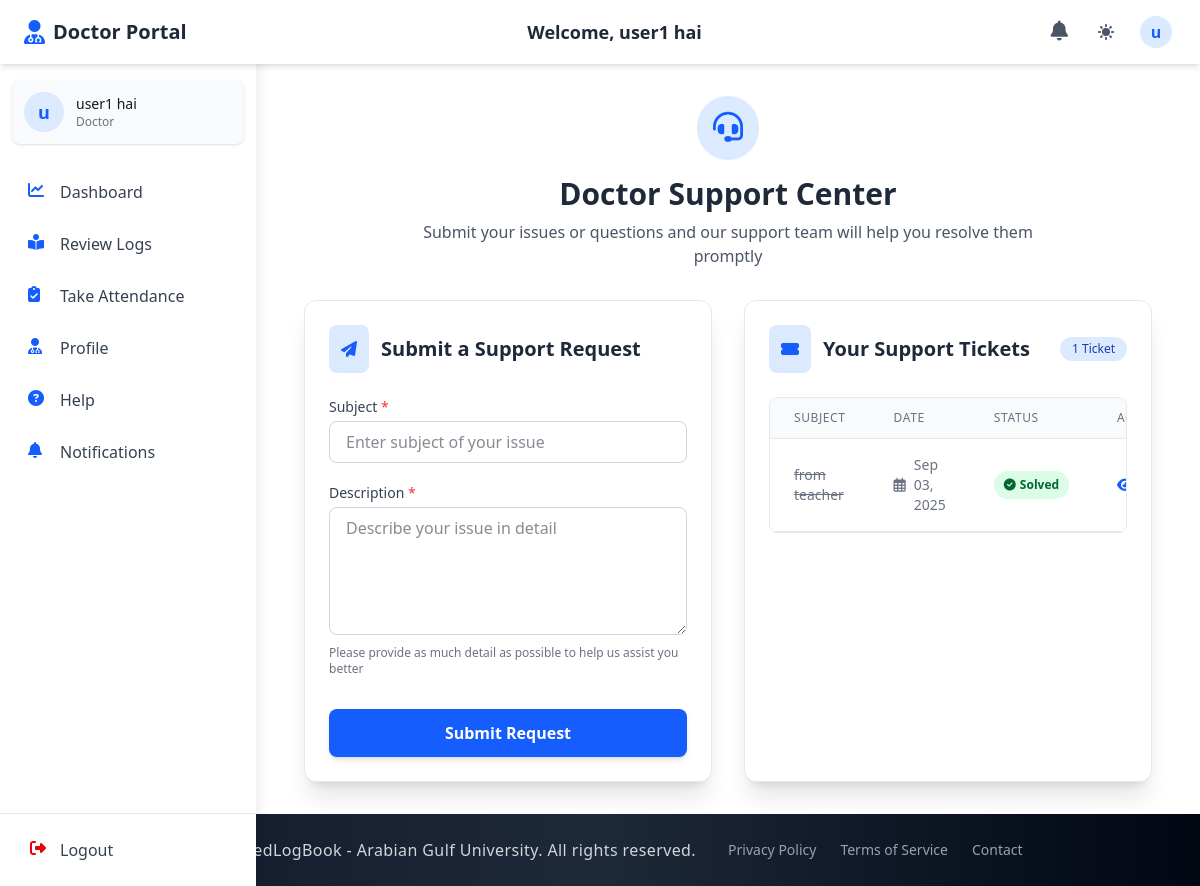
The page /doctors/doctor_help/ (signed in) on the database its author committed.
### accounts/models.py (models this page shows, shortened)
class CustomUser(AbstractUser):
    email = models.EmailField(unique=True)
    first_name = models.CharField(max_length=150, blank=True)
    last_name = models.CharField(max_length=150, blank=True)
    profile_photo = models.ImageField(
        upload_to="profiles/", blank=True, null=True, default="profiles/default.jpg"
    )
    city = models.CharField(max_length=100, blank=True)
    country = models.CharField(max_length=100, blank=True)
    phone_no = models.CharField(max_length=20, blank=True)
    bio = models.TextField(blank=True)
    speciality = models.CharField(max_length=100, blank=True)
    ROLE_CHOICES = (
        ("student", "Student"),
        ("doctor", "Doctor"),
        ("staff", "Staff"),
        ("admin", "Admin"),
    )
    role = models.CharField(max_length=10, choices=ROLE_CHOICES, default="student")
    groups = models.ManyToManyField(
        "auth.Group", related_name="customuser_groups", blank=True
    )
    user_permissions = models.ManyToManyField(
        "auth.Permission", related_name="customuser_permissions", blank=True
    )
    USERNAME_FIELD = "email"
    REQUIRED_FIELDS = ["username"]

### doctor_section/models.py (models this page shows, shortened)
class DoctorSupportTicket(models.Model):
    doctor = models.ForeignKey(Doctor, on_delete=models.CASCADE, related_name='support_tickets')
    subject = models.CharField(max_length=100)
    description = models.TextField()
    date_created = models.DateTimeField(auto_now_add=True)
    STATUS_CHOICES = [
        ('pending', 'Pending'),
        ('solved', 'Solved')
    ]
    status = models.CharField(max_length=20, choices=STATUS_CHOICES, default='pending')
    admin_comments = models.TextField(blank=True)
    resolved_date = models.DateTimeField(null=True, blank=True)
    class Meta:
        ordering = ['-date_created']
        verbose_name = "Doctor Support Ticket"
        verbose_name_plural = "Doctor Support Tickets"

### doctor_section/views.py (the view)
# urls.py: path("doctor_help/", views.doctor_help, name="doctor_help"),
@login_required
def doctor_help(request):
    if request.method == "POST":
        form = DoctorSupportTicketForm(request.POST)
        if form.is_valid():
            with transaction.atomic():
                ticket = form.save(commit=False)
                ticket.doctor = request.user.doctor_profile
                ticket.save()
                doctor_name = request.user.get_full_name() or request.user.username
                notification_title = f"New Doctor Support Ticket: {ticket.subject}"
                notification_message = f"Dr. {doctor_name} has submitted a new support ticket: {ticket.subject}\n\n{ticket.description}"
                admin_users = CustomUser.objects.filter(role='admin')
                admin_emails = list(admin_users.values_list('email', flat=True))
                notifications = [
                    AdminNotification(
                        recipient=admin,
                        title=notification_title,
                        message=notification_message,
                        support_ticket_type='doctor',
                        ticket_id=ticket.id
                    ) for admin in admin_users
                ]
                if notifications:
                    AdminNotification.objects.bulk_create(notifications)
                if admin_emails:
                    email_thread = Thread(
                        target=send_admin_emails_doctor,
                        args=(admin_emails, notification_title, notification_message)
                    )
                    email_thread.daemon = True
                    email_thread.start()
            messages.success(request, "Support ticket submitted successfully. We will respond to your issue soon.")
            return redirect("doctor_section:doctor_help")
    else:
        form = DoctorSupportTicketForm()
    tickets = DoctorSupportTicket.objects.filter(doctor=request.user.doctor_profile).order_by('-date_created')
    context = {
        "form": form,
        "tickets": tickets,
        "now": timezone.now(),  # Add current date for the "New" badge
    }
    return render(request, "doctor_help.html", context)

### doctor_section/templates/doctor_help.html (shortened to what this page needs)
{% extends 'base.html' %}
{% block navbar %}
  {% include './components/doc_auth_navbar.html' %}
{% endblock %}
{% block content %}
  <div class="container mx-auto px-4 py-8 animate-fade-in">
    <div class="text-center mb-8">
      <div class="inline-block p-4 bg-blue-100 dark:bg-blue-900 rounded-full mb-4">
        <i class="fas fa-headset text-3xl text-blue-600 dark:text-blue-400"></i>
      </div>
      <h2 class="text-3xl font-bold text-gray-800 dark:text-white">Doctor Support Center</h2>
      <p class="text-gray-600 dark:text-gray-300 mt-2 max-w-2xl mx-auto">Submit your issues or questions and our support team will help you resolve them promptly</p>
    </div>
    <div class="grid grid-cols-1 lg:grid-cols-2 gap-8">
      <div class="bg-white dark:bg-gray-800 rounded-xl shadow-xl p-6 border border-gray-200 dark:border-gray-700 transition-all duration-300 hover:shadow-2xl">
        <div class="flex items-center mb-6">
          <div class="p-3 bg-blue-100 dark:bg-blue-900 rounded-lg mr-3">
            <i class="fas fa-paper-plane text-blue-600 dark:text-blue-400"></i>
          </div>
          <h3 class="text-xl font-semibold text-gray-800 dark:text-white">Submit a Support Request</h3>
        </div>
        <form id="supportForm" method="post" class="space-y-5">
          <div>
            <label for="id_subject" class="block text-sm font-medium text-gray-700 dark:text-gray-300 mb-1">Subject <span class="text-red-500">*</span></label>
            {{ form.subject }}
          </div>
          <div>
            <label for="id_description" class="block text-sm font-medium text-gray-700 dark:text-gray-300 mb-1">Description <span class="text-red-500">*</span></label>
            {{ form.description }}
            <div class="text-xs text-gray-500 dark:text-gray-400 mt-1">Please provide as much detail as possible to help us assist you better</div>
          </div>
          <div class="pt-3">
            <button id="submitBtn" type="submit" class="w-full py-3 px-4 bg-blue-600 hover:bg-blue-700 text-white font-semibold rounded-lg shadow-md focus:outline-none focus:ring-2 focus:ring-blue-500 focus:ring-opacity-75 transition-all duration-200 flex justify-center items-center">
              <span id="submitText">Submit Request</span>
            </button>
          </div>
        </form>
      </div>
      <div class="bg-white dark:bg-gray-800 rounded-xl shadow-xl p-6 border border-gray-200 dark:border-gray-700 transition-all duration-300 hover:shadow-2xl">
        <div class="flex items-center justify-between mb-6">
          <div class="flex items-center">
            <div class="p-3 bg-blue-100 dark:bg-blue-900 rounded-lg mr-3">
              <i class="fas fa-ticket-alt text-blue-600 dark:text-blue-400"></i>
            </div>
            <h3 class="text-xl font-semibold text-gray-800 dark:text-white">Your Support Tickets</h3>
          </div>
          <span class="px-3 py-1 text-xs font-medium rounded-full bg-blue-100 text-blue-800 dark:bg-blue-900 dark:text-blue-200">
            {{ tickets|length }} Ticket{% if tickets|length != 1 %}s{% endif %}
          </span>
        </div>
        {% if tickets %}
          <div class="overflow-x-auto rounded-lg border border-gray-200 dark:border-gray-700">
            <table class="min-w-full divide-y divide-gray-200 dark:divide-gray-700">
              <thead class="bg-gray-50 dark:bg-gray-700">
                <tr>
                  <th scope="col" class="px-6 py-3 text-left text-xs font-medium text-gray-500 dark:text-gray-300 uppercase tracking-wider">Subject</th>
                  <th scope="col" class="px-6 py-3 text-left text-xs font-medium text-gray-500 dark:text-gray-300 uppercase tracking-wider">Date</th>
                  <th scope="col" class="px-6 py-3 text-left text-xs font-medium text-gray-500 dark:text-gray-300 uppercase tracking-wider">Status</th>
                  <th scope="col" class="px-6 py-3 text-left text-xs font-medium text-gray-500 dark:text-gray-300 uppercase tracking-wider">Actions</th>
                </tr>
              </thead>
              <tbody class="bg-white dark:bg-gray-800 divide-y divide-gray-200 dark:divide-gray-700">
                {% for ticket in tickets %}
                  <tr class="hover:bg-gray-50 dark:hover:bg-gray-700 transition-colors duration-150">
                    <td class="px-6 py-4 text-sm font-medium text-gray-900 dark:text-white">
                      <div class="flex items-center">
                        <span class="{% if ticket.status == 'solved' %}line-through text-gray-500 dark:text-gray-400{% endif %}">{{ ticket.subject }}</span>
                      </div>
                    </td>
                    <td class="px-6 py-4 text-sm text-gray-500 dark:text-gray-300">
                      <div class="flex items-center">
                        <i class="far fa-calendar-alt mr-2"></i>
                        <span>{{ ticket.date_created|date:"M d, Y" }}</span>
                      </div>
                    </td>
                    <td class="px-6 py-4">
                      <span class="px-2.5 py-1 inline-flex items-center text-xs leading-5 font-semibold rounded-full {% if ticket.status == 'solved' %}bg-green-100 text-green-800 dark:bg-green-800/50 dark:text-green-100{% else %}bg-yellow-100 text-yellow-800 dark:bg-yellow-800/50 dark:text-yellow-100{% endif %}">
                        {% if ticket.status == 'solved' %}
                          <i class="fas fa-check-circle mr-1"></i>
                        {% else %}
                          <i class="fas fa-clock mr-1"></i>
                        {% endif %}
                        {{ ticket.status|title }}
                      </span>
                    </td>
                    <td class="px-6 py-4 text-sm">
                      <div class="flex space-x-3">
                        {% if ticket.status == 'solved' and ticket.admin_comments %}
                          <button class="text-blue-600 hover:text-blue-900 dark:text-blue-400 dark:hover:text-blue-300 flex items-center" onclick="toggleComments('comments-{{ ticket.id }}', this)">
                            <i class="fas fa-eye mr-1"></i> <span class="response-text">View Response</span>
                          </button>
                        {% endif %}
                      </div>
                    </td>
                  </tr>
                {% endfor %}
              </tbody>
            </table>
          </div>
        {% endif %}
      </div>
    </div>
  </div>
{% endblock %}

### templates/components/auth_navbar_base.html (shortened to what this page needs)
<header class="bg-white dark:bg-gray-800 shadow-md fixed top-0 left-0 right-0 z-40 h-16 transition-all duration-300">
  <div class="flex items-center justify-between h-full px-4 md:px-6 max-w-7xl mx-auto">
    <div class="flex items-center space-x-3">
      <a href="{% block home_url %}{% endblock %}" class="flex items-center">
        <i class="{% block header_icon %}fas fa-book-medical{% endblock %} text-blue-600 dark:text-blue-400 text-2xl mr-2"></i>
        <span class="font-bold text-xl text-gray-800 dark:text-white hidden sm:inline">{% block portal_name %}ElogBook Portal{% endblock %}</span>
      </a>
    </div>
    <div class="hidden md:block text-center">
      <h1 class="text-lg font-semibold text-gray-800 dark:text-white">
        Welcome, {% block user_title %}{% endblock %} {{ request.session.first_name }} {{ request.session.last_name }}
      </h1>
    </div>
    <div class="flex items-center space-x-3">
      <div class="relative">
        <a href="{% block notifications_url %}#{% endblock %}" class="p-2 text-gray-600 dark:text-gray-300 hover:bg-gray-100 dark:hover:bg-gray-700 rounded-full transition-colors duration-200" aria-label="Notifications">
          <i class="fas fa-bell text-xl"></i>
        </a>
      </div>
      <button id="theme-toggle" aria-label="Toggle dark mode" class="p-2 text-gray-600 dark:text-gray-300 hover:bg-gray-100 dark:hover:bg-gray-700 rounded-full transition-colors duration-200 focus:outline-none focus:ring-2 focus:ring-blue-500">
      </button>
      <div class="relative" x-data="{open: false}">
        <button @click="open = !open" id="user-menu-button" class="flex items-center text-gray-600 dark:text-gray-300 hover:bg-gray-100 dark:hover:bg-gray-700 rounded-full p-1 focus:outline-none focus:ring-2 focus:ring-blue-500">
          <div class="h-8 w-8 rounded-full bg-blue-100 dark:bg-blue-900 flex items-center justify-center text-blue-600 dark:text-blue-300 font-semibold">
            {{ request.session.first_name|slice:"0:1" }}
          </div>
        </button>
      </div>
    </div>
  </div>
</header>
<aside id="sidebar" class="fixed inset-y-0 left-0 z-30 w-64 pt-16 bg-white dark:bg-gray-800 shadow-lg transform -translate-x-full transition-transform duration-300 ease-in-out md:translate-x-0 overflow-hidden">
  <div class="h-full flex flex-col">
    <div class="flex-1 px-3 py-4 overflow-y-auto">
      <div class="flex items-center p-3 mb-6 rounded-lg bg-gray-50 dark:bg-gray-700 shadow-sm">
        <div class="flex-shrink-0">
          <div class="h-10 w-10 rounded-full bg-blue-100 dark:bg-blue-900 flex items-center justify-center text-blue-600 dark:text-blue-300 font-semibold text-lg">
            {{ request.session.first_name|slice:"0:1" }}
          </div>
        </div>
        <div class="ml-3 overflow-hidden">
        <p class="text-sm font-medium text-gray-900 dark:text-white truncate">{{ request.session.first_name }} {{ request.session.last_name }}</p>
        <p class="text-xs text-gray-500 dark:text-gray-400 truncate">{% block user_role %}User{% endblock %}</p>
      </div>
    </div>
      <nav class="space-y-1">
        {% block sidebar_menu %}{% endblock %}
      </nav>
    </div>
    <div class="px-3 py-3 border-t border-gray-200 dark:border-gray-700">
      <form method="POST" action="{% block logout_url_bottom %}#{% endblock %}" class="w-full">
        <button type="submit" class="flex w-full items-center px-4 py-3 text-gray-700 dark:text-gray-300 rounded-lg hover:bg-gray-100 dark:hover:bg-gray-700 group transition-colors duration-200">
          <i class="fas fa-sign-out-alt w-5 h-5 text-red-600 dark:text-red-400"></i>
          <span class="ml-3 font-medium">Logout</span>
        </button>
      </form>
    </div>
  </div>
</aside>
<div id="content-wrapper" class="pt-16 md:pl-64 min-h-screen transition-all duration-300">
</div>

### rows shown on the page
CustomUser: session.last_name "hai"
DoctorSupportTicket: subject "from teacher", date_created "Sep 03, 2025", status "Solved"

### other values the page prints
{{ request.session.first_name }} "user1"
{{ request.session.first_name|slice:"0:1" }} "u"
{{ tickets|length }} "1"
